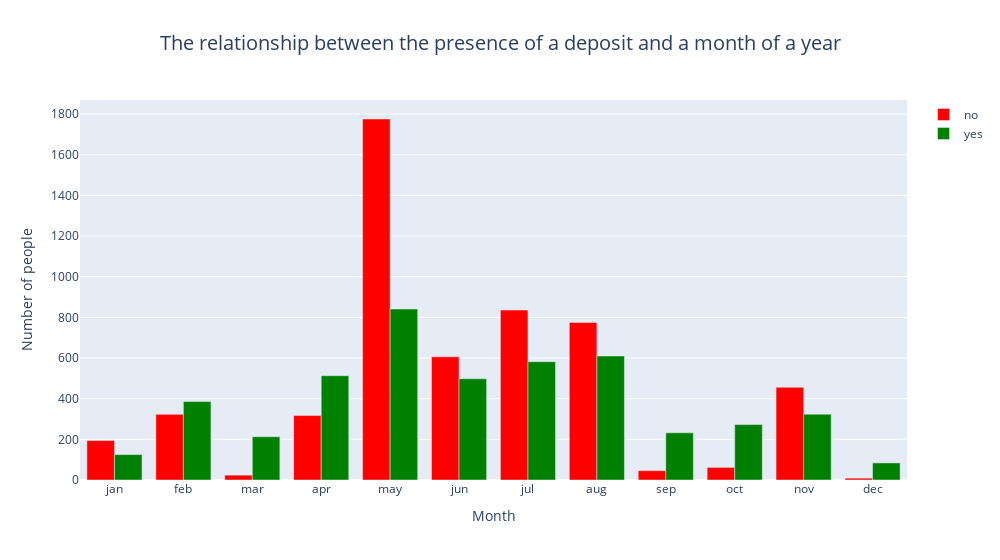

The notebook cell saved with this chart:
### Code cell
# create a month list for prettier visualisation
months = ['jan','feb','mar','apr','may','jun','jul','aug','sep','oct','nov','dec']

# group the data
grouped_by_month = data.groupby('month')['deposit'].value_counts(normalize=False).unstack().reset_index()

# study the influence of the month of the year on the availability of a deposit
fig = go.Figure(data=[
    go.Bar(name='no ', x=grouped_by_month['month'], y=grouped_by_month['no'], marker_color='red'),
    go.Bar(name='yes', x=grouped_by_month['month'], y=grouped_by_month['yes'], marker_color='green')
])

fig.update_layout(
    barmode='group',
    xaxis={'categoryarray': months},
    xaxis_title='Month',
    yaxis_title='Number of people',
    title='The relationship between the presence of a deposit and a month of a year',
    width=1000
)

fig.update_layout(
    title=dict(x=.5, xanchor='center'),
    title_font_size=20
)

# display this plot
fig.show()

### Figure 1 — Plotly figure (JSON) as saved in the notebook; plotly's stock layout.template omitted (floating-point values rounded to 4 significant figures)
{"data": [{"marker": {"color": "red"}, "name": "no ", "type": "bar", "x": ["apr", "aug", "dec", "feb", "jan", "jul", "jun", "mar", "may", "nov", "oct", "sep"], "y": [317, 775, 9, 323, 194, 836, 606, 24, 1776, 456, 62, 46]}, {"marker": {"color": "green"}, "name": "yes", "type": "bar", "x": ["apr", "aug", "dec", "feb", "jan", "jul", "jun", "mar", "may", "nov", "oct", "sep"], "y": [513, 610, 84, 386, 125, 582, 498, 213, 841, 324, 273, 232]}], "layout": {"barmode": "group", "title": {"font": {"size": 20}, "text": "The relationship between the presence of a deposit and a month of a year", "x": 0.5, "xanchor": "center"}, "width": 1000, "xaxis": {"categoryarray": ["jan", "feb", "mar", "apr", "may", "jun", "jul", "aug", "sep", "oct", "nov", "dec"], "title": {"text": "Month"}}, "yaxis": {"title": {"text": "Number of people"}}}}
